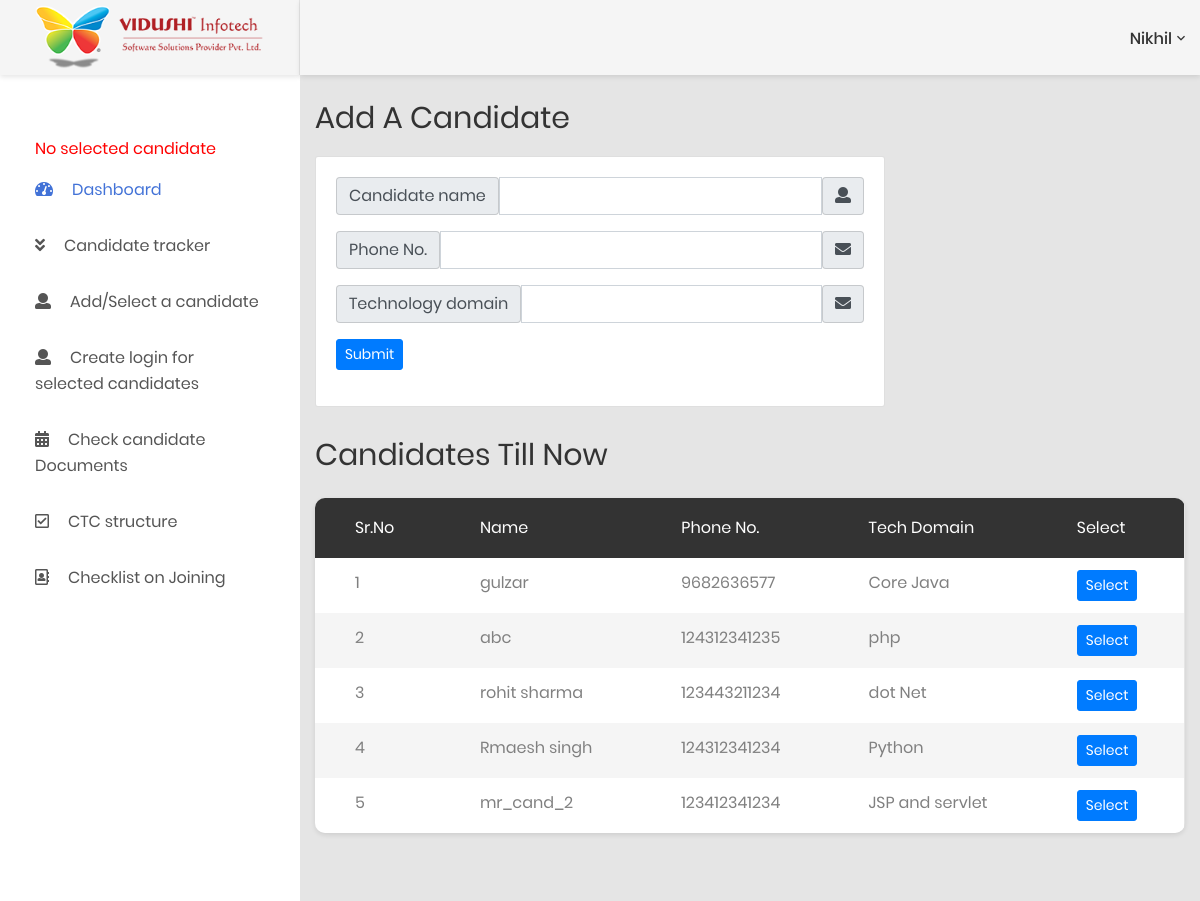
/show_select_cand.php (signed in), run on the app's committed database.
### tables this page shows
CREATE TABLE `loginform` (
  `id` int(11) NOT NULL,
  `username` varchar(50) NOT NULL,
  `password` varchar(500) NOT NULL,
  `email` varchar(50) NOT NULL,
  `authority` int(11) NOT NULL,
  `special_id` int(11) NOT NULL
);

CREATE TABLE `candidate_table` (
  `id` int(11) NOT NULL,
  `r_id` int(11) NOT NULL,
  `cand_name` varchar(30) NOT NULL,
  `phone` varchar(12) NOT NULL,
  `tech_domain` varchar(50) NOT NULL
);

### session.php (called while the page is built, shortened)
<?php
   include('config.php');
   $user_check = $_SESSION['login_user'];
   $ses_sql = mysqli_query($db,"select username from loginform where username = '$user_check' ");
   $row = mysqli_fetch_array($ses_sql,MYSQLI_ASSOC);
   $login_session = $row['username'];
   $ses_sql = mysqli_query($db,"select id from loginform where username = '$user_check' ");
   $row = mysqli_fetch_array($ses_sql,MYSQLI_ASSOC);
   $id = $row['id'];
   $ses_sql = mysqli_query($db,"select special_id from loginform where username = '$user_check' ");
?>

### show_select_cand.php (the view, shortened to what this page needs)
<?php include 'cand_base.php' ;
        $query =" SELECT * FROM candidate_table WHERE r_id ='$id' ORDER BY id DESC ";
       $ssql = mysqli_query($db,$query) or die( mysqli_error($db));
$c_id=$_SESSION['c_id'];
    ?>
 <div class="main-content p-t-30 m-t-70">
                <div class="section__content section__content--p20">
                    <div class="container-fluid">
            <div class="row">
                            <div class="col-12 col-md-8  ">
                                <h2 class="title-1 m-b-20">Add a candidate</h2>
                                <div class="card">
                                    <div class="card-body card-block">
                                        <form action="add_cand.php" method="post" class="">
                                            <div class="form-group">
                                                <div class="input-group">
                                                    <div class="input-group-addon">Candidate name</div>
                                                    <input type="text" id="" name="cand_name" class="form-control">
                                                    <div class="input-group-addon">
                                                        <i class="fa fa-user"></i>
                                                    </div>
                                                </div>
                                            </div>
                                            <div class="form-group">
                                                <div class="input-group">
                                                    <div class="input-group-addon">Phone No.</div>
                                                    <input type="text" id="" name="phone" class="form-control">
                                                    <div class="input-group-addon">
                                                        <i class="fa fa-envelope"></i>
                                                    </div>
                                                </div>
                                            </div>
                                            <div class="form-group">
                                                <div class="input-group">
                                                    <div class="input-group-addon">Technology domain</div>
                                                    <input type="text" id="" name="tech_domain" class="form-control">
                                                    <div class="input-group-addon">
                                                        <i class="fa fa-envelope"></i>
                                                    </div>
                                                </div>
                                            </div>
                                            <div class="form-actions form-group">
                                                <button type="submit" name="submit1" class="btn btn-primary btn-sm">Submit</button>
                                            </div>
                                        </form>
                                    </div>
                                </div>
                            </div>
<div class=" col-12 ">
                                <h2 class="title-1 m-b-25">Candidates  Till now</h2>
                                <div class="table-responsive table--no-card m-b-40">
                                    <table class="table table-borderless table-striped table-earning emp_table">
                                        <thead>
                                            <tr>
                                                <th>Sr.No</th>
                                                <th>Name</th>
                                                <th>Phone no.</th>
                                                <th>Tech Domain</th>
                                                <th>Select</th>
                                            </tr>
                                        </thead>
                                        <tbody>
                                            <?php
                                                $i=1;
                                                while($row = mysqli_fetch_array($ssql)) {
                                                ?>
                                                <tr <?php if($c_id==$row['id'])echo 'style="background-color:lightgreen;" '; ?> >
                                                    <td><?php echo $i; ?></td>
                                                    <td><?php echo $row["cand_name"]; ?></td>
                                                    <td><?php echo $row["phone"]; ?></td>
                                                    <td><?php echo $row["tech_domain"]; ?></td>
<td><a href="<?php  echo 'add_cand.php?select=true&cid='.$row['id'] ; ?>"><button   class="btn btn-primary btn-sm" >Select</button></a></td>
                                                </tr>
                                                <?php
                                                $i++;
                                                }
                                            ?>
                                        </tbody>
                                    </table>
                                </div>
                            </div>
                        </div>
</div>
</div>
</div>

### cand_base.php (shortened to what this page needs)
<?php
include("session.php");
 $query =" SELECT * FROM candidate_table WHERE r_id ='$id' AND id=".$_SESSION['c_id'];
       $ssql = mysqli_query($db,$query) or die( mysqli_error($db));
      $result2 = mysqli_fetch_array($ssql,MYSQLI_ASSOC);
     $rnum = $ssql->num_rows;
?>
<!DOCTYPE html>
<html lang="en">
<head>
    <link href="css/font-face.css" rel="stylesheet" media="all">
    <link href="vendor/font-awesome-4.7/css/font-awesome.min.css" rel="stylesheet" media="all">
    <link href="vendor/font-awesome-5/css/fontawesome-all.min.css" rel="stylesheet" media="all">
    <link href="vendor/mdi-font/css/material-design-iconic-font.min.css" rel="stylesheet" media="all">
    <link href="vendor/bootstrap-4.1/bootstrap.min.css" rel="stylesheet" media="all">
    <link href="vendor/animsition/animsition.min.css" rel="stylesheet" media="all">
    <link href="vendor/bootstrap-progressbar/bootstrap-progressbar-3.3.4.min.css" rel="stylesheet" media="all">
    <link href="vendor/wow/animate.css" rel="stylesheet" media="all">
    <link href="vendor/css-hamburgers/hamburgers.min.css" rel="stylesheet" media="all">
    <link href="vendor/slick/slick.css" rel="stylesheet" media="all">
    <link href="vendor/select2/select2.min.css" rel="stylesheet" media="all">
    <link href="vendor/perfect-scrollbar/perfect-scrollbar.css" rel="stylesheet" media="all">
    <link type="text/css" href="css/theme.css" rel="stylesheet" media="all">
</head>
<body class="animsition">
    <div class="page-wrapper">
        <aside class="menu-sidebar d-none d-lg-block">
            <div class="logo">
                <a href="#">
                    <img src="images/icon/vidushi_logo.png" alt="Vidushi Infotech Pvt. Ltd." />
                </a>
            </div>
            <div class="menu-sidebar__content js-scrollbar1">
                <nav class="navbar-sidebar">
                    <ul class="list-unstyled navbar__list">
                         <li>
                                <?php if($rnum==0)
                                 echo '<i class="fas fa-user-graduate" ></i><p style="color:red;">No selected candidate</p>';
                                 else  echo '<i class="fas fa-user-graduate" ></i><p style="color:red;">'.$result2["cand_name"].'</p>';
                                    ?>
                        </li>
                        <li class="active has-sub">
                            <a class="js-arrow" href="sourcing_form.php">
                                <i class="fas fa-tachometer-alt"></i>Dashboard</a>
                        </li>
                        <li class="has-sub">
                            <a class="js-arrow" href="#">
                                <i class="fas fa-angle-double-down"></i>Candidate tracker</a>
                        </li>
                        <li>
                            <a href="show_select_cand.php">
                                <i class="fas fa-user"></i>Add/Select a candidate</a>
                        </li>
                        <li>
                            <a href="selected_cand_signup.php">
                                <i class="fas fa-user"></i>Create login for selected candidates</a>
                        </li>
                         <li>
                            <a href="check_candidate_form.php">
                                <i class="fas fa-calendar-alt"></i>Check candidate Documents</a>
                        </li>
                        <li>
                            <a href="ctc_structure.php">
                                <i class="far fa-check-square"></i>CTC structure</a>
                        </li>
                          <li>
                            <a href="checklist_on_joining.php">
                                <i class="far fa-address-book"></i>Checklist on Joining</a>
                        </li>
                    </ul>
                </nav>
            </div>
        </aside>
        <div class="page-container">
             <header class="header-desktop">
                <div class="section__content ">
                    <div class="container-fluid">
                        <div class="header-wrap">
                            <div class="header-button">
                                <div class="account-wrap  " >
                                    <div class="account-item clearfix js-item-menu">
                                        <div class="content">
                                            <a class="js-acc-btn" href="#"><?php echo $login_session; ?></a>
                                        </div>
                                    </div>
                                </div>
                            </div>
                        </div>
                    </div>
                </div>
            </header>
</body>
</html>

### data on the page
loginform: username "Nikhil"
candidate_table: cand_name "gulzar", phone "9682636577", tech_domain "Core Java"
candidate_table: cand_name "abc", phone "124312341235", tech_domain "php"
candidate_table: cand_name "rohit sharma", phone "123443211234", tech_domain "dot Net"
candidate_table: cand_name "Rmaesh singh", phone "124312341234", tech_domain "Python"
candidate_table: cand_name "mr_cand_2", phone "123412341234", tech_domain "JSP and servlet"
